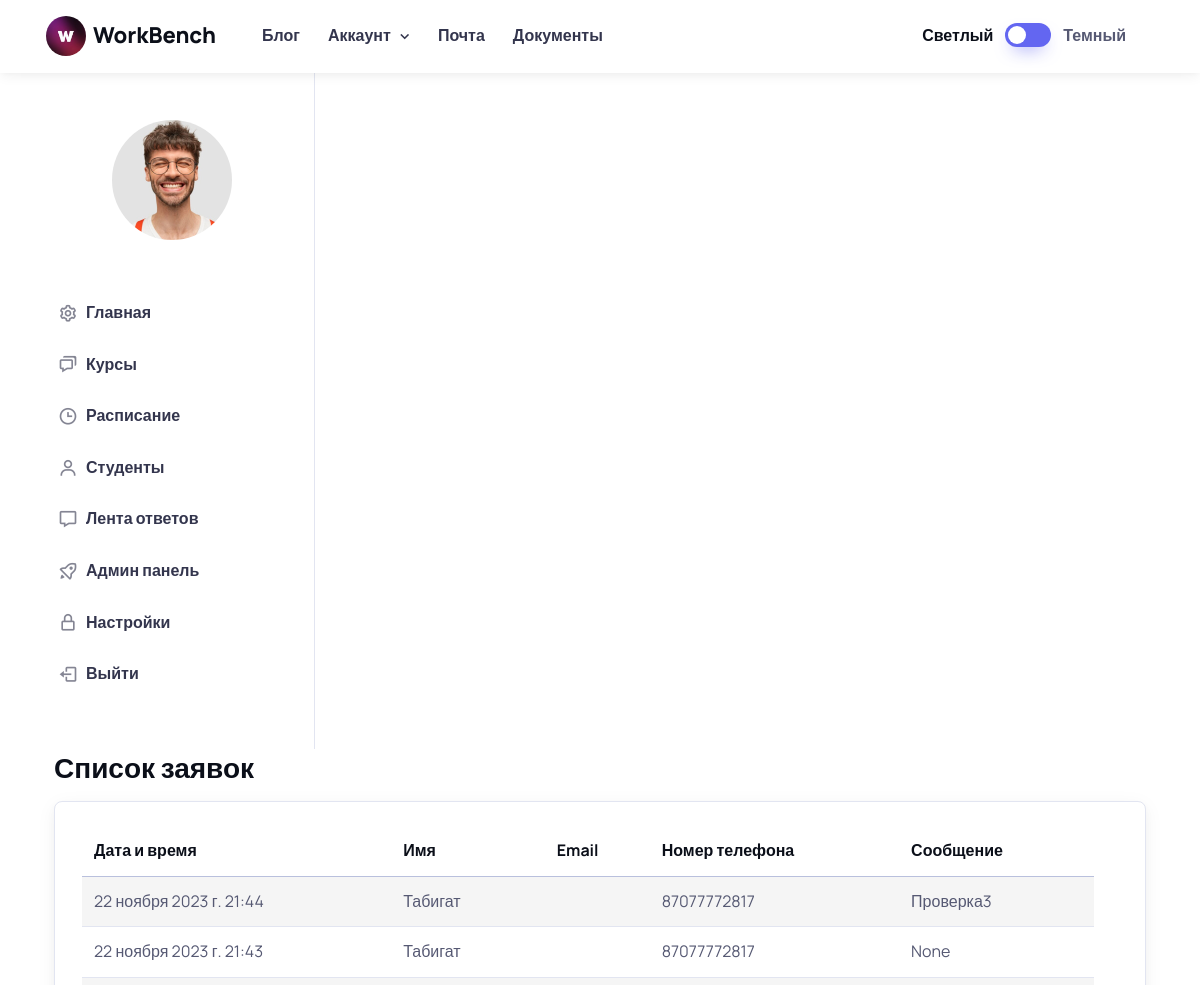
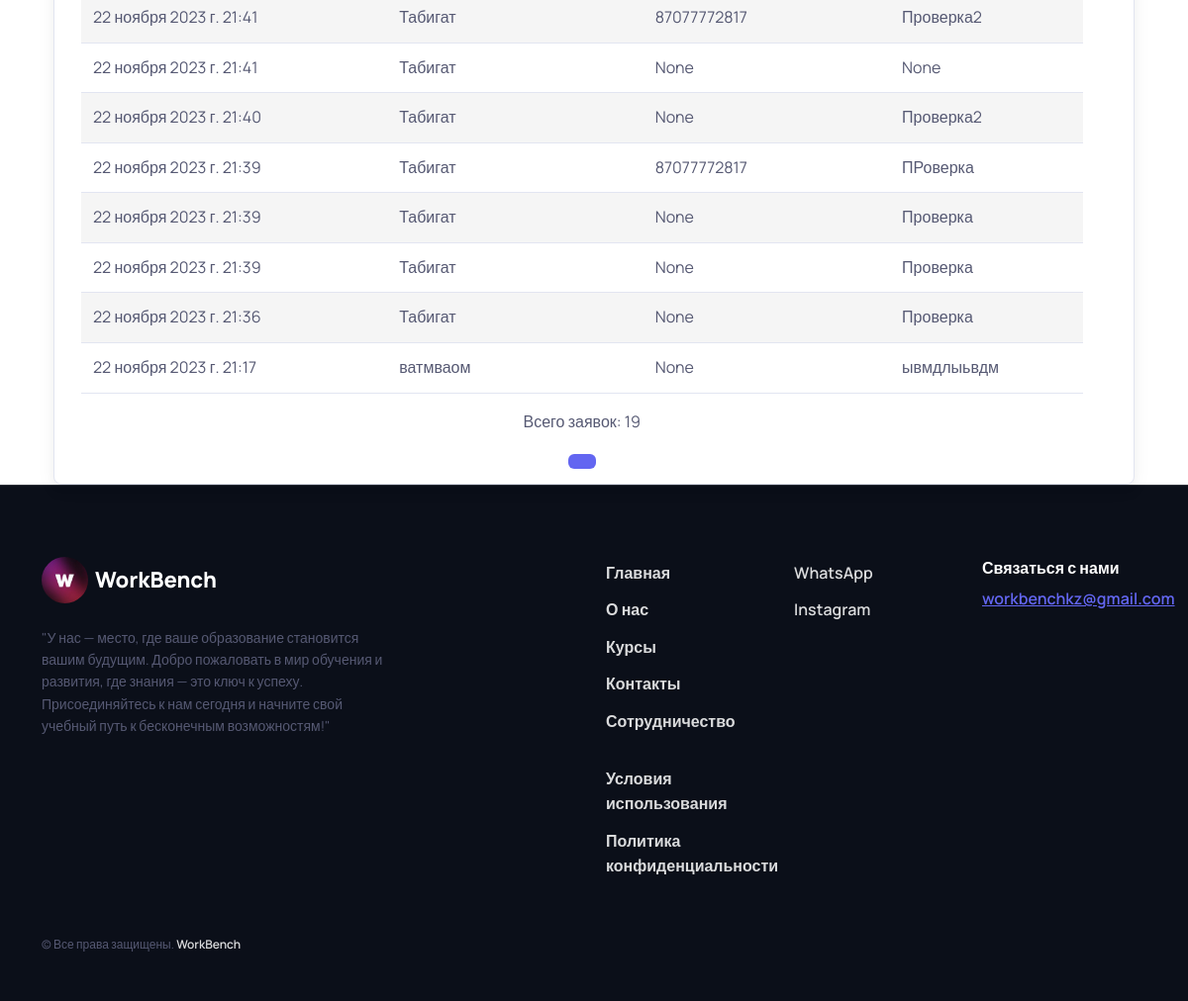
/users/curator/applications/, run on the app's committed database (2 pictures, top to bottom).
### website/models.py (models this page shows, shortened)
class Contact(models.Model):
    name = models.CharField(max_length=155)
    email = models.EmailField()
    phone_number = models.BigIntegerField(blank=False, null=True)
    message = models.TextField(max_length=500, blank=True, null=True)
    read = models.BooleanField(default=False)
    timestamp = models.DateTimeField(auto_now_add=True, blank=True, null=True)
    class Meta:
        verbose_name = 'Новая заявка'
        verbose_name_plural = 'Новые заявки'

### curator/views.py (the view)
# urls.py: path('applications/', ContactListView.as_view(), name='admin_applications'),
class ContactListView(ListView):
    model = Contact
    template_name = 'curator/starter-kit/applications.html'
    context_object_name = 'contacts'
    paginate_by = 10
    def get_queryset(self):
        contacts = Contact.objects.all().order_by('-timestamp')
        for contact in contacts:
            if not contact.read:
                contact.read = True
                contact.save()
        return contacts
    def get_context_data(self, **kwargs):
        context = super().get_context_data(**kwargs)
        context['contact_count'] = Contact.objects.count()
        return context

### templates/curator/starter-kit/applications.html (shortened to what this page needs)
{% extends 'curator/starter-kit/base.html' %}
{% load static %}
        {% block content %}
          <div class="page-body">
            <div class="container-fluid">
              <div class="page-title">
                <div class="row">
                  <div class="col-6">
                    <h3>Список заявок</h3>
                  </div>
                  <div class="col-6">
                  </div>
                </div>
              </div>
            </div>
            <div class="container-fluid">
              <div class="card shadow">
                  <div class="container mt-4" style="margin: 15px;">
                        <div class="row">
                            <div class="col-md-12">
                                <div class="table-responsive">
                                    <table class="table table-striped">
                                        <thead>
                                            <tr>
                                                <th>Дата и время</th>
                                                <th>Имя</th>
                                                <th>Email</th>
                                                <th>Номер телефона</th>
                                                <th>Сообщение</th>
                                            </tr>
                                        </thead>
                                        <tbody>
                                            {% for contact in contacts %}
                                            <tr>
                                                <td>{{ contact.timestamp }}</td>
                                                <td>{{ contact.name }}</td>
                                                <td>{{ contact.email }}</td>
                                                <td>{{ contact.phone_number }}</td>
                                                <td>{{ contact.message }}</td>
                                            </tr>
                                            {% endfor %}
                                        </tbody>
                                    </table>
                                </div>
                                <div class="text-center">
                                    <p>Всего заявок: {{ contact_count }}</p>
                                </div>
                                <div class="text-center">
                                    <nav aria-label="Страницы">
                                        <ul class="pagination justify-content-center">
                                            <li class="page-item active">
                                                <span class="page-link">{{ contacts.number }}</span>
                                            </li>
                                        </ul>
                                    </nav>
                                </div>
                            </div>
                        </div>
                    </div>
              </div>
            </div>
            </div>
            </div>
        {% endblock %}

### data on the page
Contact: timestamp "22 ноября 2023 г. 21:44", name "Табигат", phone_number "87077772817", message "Проверка3"
Contact: timestamp "22 ноября 2023 г. 21:43", name "Табигат", phone_number "87077772817", message "None"
Contact: timestamp "22 ноября 2023 г. 21:41", name "Табигат", phone_number "87077772817", message "Проверка2"
Contact: timestamp "22 ноября 2023 г. 21:41", name "Табигат", phone_number "None", message "None"
Contact: timestamp "22 ноября 2023 г. 21:40", name "Табигат", phone_number "None", message "Проверка2"
Contact: timestamp "22 ноября 2023 г. 21:39", name "Табигат", phone_number "87077772817", message "ПРоверка"
Contact: timestamp "22 ноября 2023 г. 21:39", name "Табигат", phone_number "None", message "Проверка"
Contact: timestamp "22 ноября 2023 г. 21:39", name "Табигат", phone_number "None", message "Проверка"
Contact: timestamp "22 ноября 2023 г. 21:36", name "Табигат", phone_number "None", message "Проверка"
Contact: timestamp "22 ноября 2023 г. 21:17", name "ватмваом", phone_number "None", message "ывмдлыьвдм"

### other printed values
{{ contact_count }} "19"
